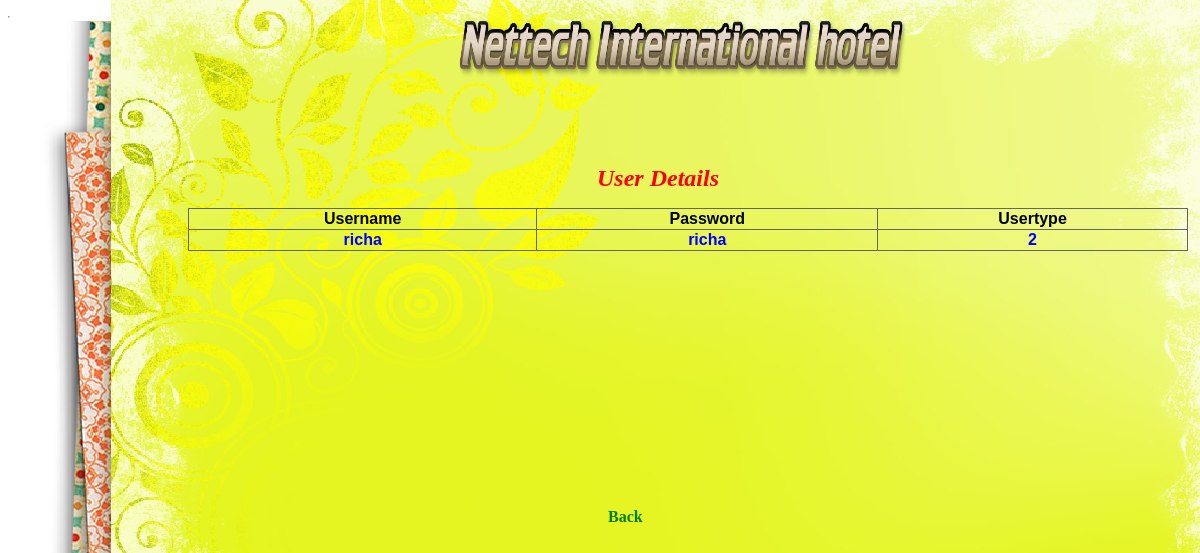
The app's page /view.php?user=richa (signed in) with its own data.
### tables this page shows
CREATE TABLE IF NOT EXISTS `userentry` (
  `username` varchar(20) NOT NULL,
  `password` varchar(20) DEFAULT NULL,
  `usertype` int(2) DEFAULT NULL,
  PRIMARY KEY (`username`)
);

### view.php (the view, shortened to what this page needs)
<html>
<head>
<link rel="stylesheet" type="text/css" href="main1.css" />
</head>
 <body>
 <p>
 <img src="images/logo.png" class="logo">
 <hr>
</p>
<table align='center' class='menu'>
		<tr align='center'><td class="head"><br><br>User Details</font><br><br></td></tr>
</table>
<?php
require("con1.php");
$u=$_GET['user'];
$q="select * from userentry where username='$u'";
$result=mysqli_query($con,$q);
while($row=mysqli_fetch_array($result))
{
echo '
<table class="view" border="1">
<tr>
<th>Username</th>
<th>Password</th>
<th>Usertype</th>
</tr>
<tr>
<td>'.$row[0].'</td>
<td>'.$row[1].'</td>
<td>'.$row[2].'</td>
</tr>';
}
echo '</table><br>
<a href="viewuser.php" class="go">Back</a>';
?>
</body>
</html>

### main1.css (style rules this page uses)
body { background-image:url(images/f5.png); font-family: Verdana; text: black; position:absolute; top:0; }
img.logo { width:450; height:60; position:absolute; top:10; left:450; }
a.go { color:green; text-decoration:none; position:absolute; top:500; left:600; font-weight:bold; }
table.menu { border-color: transparent; border:none; width:900px; align:left; border-collapse:separate; text-align:center; color:red; position:absolute; top:100px; left:200px; font-size:24px; font-weight:bold; font-style:oblique; }
table.view { border:none; width:1000px; text-height:text-size; text-align:center; color:#000; position:absolute; font-family:Verdana, Geneva, sans-serif; font-weight:bold; top:200; left:180; border-collapse:collapse; border-color:#666666; }
th { color:#000000; }
td { color:#0000FF; }
td.head { color:#F00; }

### records on screen
userentry: username "richa", password "richa", usertype "2"
